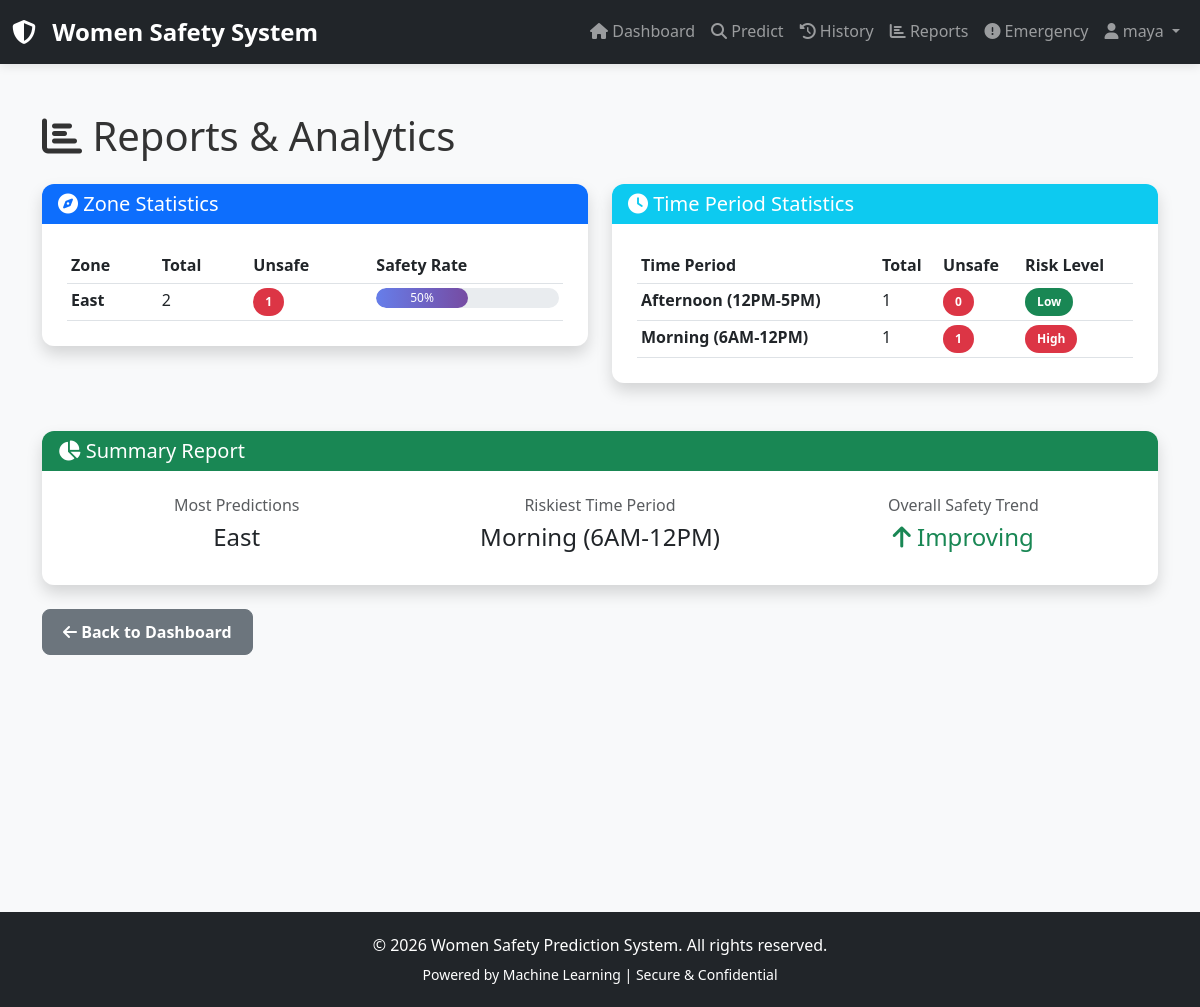
Screenshot of /reports (signed in) with the database file from the repository.
### tables this page shows
CREATE TABLE predictions (
            id INTEGER PRIMARY KEY AUTOINCREMENT,
            user_id INTEGER NOT NULL,
            area TEXT NOT NULL,
            zone TEXT NOT NULL,
            time_period TEXT NOT NULL,
            people_frequency TEXT NOT NULL,
            police_nearby TEXT NOT NULL,
            bar_nearby TEXT NOT NULL,
            tier TEXT NOT NULL,
            residence_level TEXT NOT NULL,
            prediction_result TEXT NOT NULL,
            risk_score FLOAT,
            timestamp TIMESTAMP DEFAULT CURRENT_TIMESTAMP,
            FOREIGN KEY (user_id) REFERENCES users(id)
        );

### app.py (the view)
@app.route('/reports')
@login_required
def reports():
    conn = get_db_connection()
    cursor = conn.cursor()
    cursor.execute('''
        SELECT zone, COUNT(*) as count,
               SUM(CASE WHEN prediction_result = 'Unsafe' THEN 1 ELSE 0 END) as unsafe_count
        FROM predictions
        WHERE user_id = ?
        GROUP BY zone
    ''', (session['user_id'],))
    zone_stats = cursor.fetchall()
    cursor.execute('''
        SELECT time_period, COUNT(*) as count,
               SUM(CASE WHEN prediction_result = 'Unsafe' THEN 1 ELSE 0 END) as unsafe_count
        FROM predictions
        WHERE user_id = ?
        GROUP BY time_period
    ''', (session['user_id'],))
    time_stats = cursor.fetchall()
    conn.close()
    return render_template('reports.html', zone_stats=zone_stats, time_stats=time_stats)

### app.py (called while the page is built)
def get_db_connection():
    conn = sqlite3.connect(app.config['DATABASE'])
    conn.row_factory = sqlite3.Row
    return conn

def login_required(f):
    @wraps(f)
    def decorated_function(*args, **kwargs):
        if 'user_id' not in session:
            flash('Please login first!', 'warning')
            return redirect(url_for('login'))
        return f(*args, **kwargs)
    return decorated_function

### templates/reports.html (shortened to what this page needs)
{% extends "base.html" %}
{% block content %}
<div class="container py-5">
    <h1 class="mb-4"><i class="fas fa-chart-bar"></i> Reports & Analytics</h1>
    <div class="row">
        <div class="col-lg-6 mb-4">
            <div class="card shadow">
                <div class="card-header bg-primary text-white">
                    <h5 class="mb-0"><i class="fas fa-compass"></i> Zone Statistics</h5>
                </div>
                <div class="card-body">
                    {% if zone_stats %}
                        <div class="table-responsive">
                            <table class="table table-sm">
                                <thead>
                                    <tr>
                                        <th>Zone</th>
                                        <th>Total</th>
                                        <th>Unsafe</th>
                                        <th>Safety Rate</th>
                                    </tr>
                                </thead>
                                <tbody>
                                    {% for stat in zone_stats %}
                                        <tr>
                                            <td><strong>{{ stat['zone'] }}</strong></td>
                                            <td>{{ stat['count'] }}</td>
                                            <td><span class="badge bg-danger">{{ stat['unsafe_count'] or 0 }}</span></td>
                                            <td>
                                                {% set safe_rate = ((stat['count'] - (stat['unsafe_count'] or 0)) / stat['count'] * 100) | int %}
                                                <div class="progress" style="height: 20px;">
                                                    <div class="progress-bar {% if safe_rate >= 80 %}bg-success{% elif safe_rate >= 50 %}bg-warning{% else %}bg-danger{% endif %}"
                                                         style="width: {{ safe_rate }}%;">
                                                        {{ safe_rate }}%
                                                    </div>
                                                </div>
                                            </td>
                                        </tr>
                                    {% endfor %}
                                </tbody>
                            </table>
                        </div>
                    {% else %}
                        <p class="text-muted">No zone statistics available yet.</p>
                    {% endif %}
                </div>
            </div>
        </div>
        <div class="col-lg-6 mb-4">
            <div class="card shadow">
                <div class="card-header bg-info text-white">
                    <h5 class="mb-0"><i class="fas fa-clock"></i> Time Period Statistics</h5>
                </div>
                <div class="card-body">
                    {% if time_stats %}
                        <div class="table-responsive">
                            <table class="table table-sm">
                                <thead>
                                    <tr>
                                        <th>Time Period</th>
                                        <th>Total</th>
                                        <th>Unsafe</th>
                                        <th>Risk Level</th>
                                    </tr>
                                </thead>
                                <tbody>
                                    {% for stat in time_stats %}
                                        <tr>
                                            <td><strong>{{ stat['time_period'] }}</strong></td>
                                            <td>{{ stat['count'] }}</td>
                                            <td><span class="badge bg-danger">{{ stat['unsafe_count'] or 0 }}</span></td>
                                            <td>
                                                {% set risk_percentage = (stat['unsafe_count'] or 0) / stat['count'] * 100 %}
                                                {% if risk_percentage >= 50 %}
                                                    <span class="badge bg-danger">High</span>
                                                {% elif risk_percentage >= 25 %}
                                                    <span class="badge bg-warning">Medium</span>
                                                {% else %}
                                                    <span class="badge bg-success">Low</span>
                                                {% endif %}
                                            </td>
                                        </tr>
                                    {% endfor %}
                                </tbody>
                            </table>
                        </div>
                    {% else %}
                        <p class="text-muted">No time period statistics available yet.</p>
                    {% endif %}
                </div>
            </div>
        </div>
    </div>
    <div class="row mt-4">
        <div class="col-md-12">
            <div class="card shadow">
                <div class="card-header bg-success text-white">
                    <h5 class="mb-0"><i class="fas fa-chart-pie"></i> Summary Report</h5>
                </div>
                <div class="card-body">
                    <div class="row text-center">
                        <div class="col-md-4">
                            <h6 class="text-muted">Most Predictions</h6>
                            <h4>
                                {% if zone_stats %}
                                    {% set max_zone = zone_stats | max(attribute='count') %}
                                    {{ max_zone['zone'] }}
                                {% else %}
                                    N/A
                                {% endif %}
                            </h4>
                        </div>
                        <div class="col-md-4">
                            <h6 class="text-muted">Riskiest Time Period</h6>
                            <h4>
                                {% if time_stats %}
                                    {% set risky_time = time_stats | max(attribute='unsafe_count') %}
                                    {{ risky_time['time_period'] }}
                                {% else %}
                                    N/A
                                {% endif %}
                            </h4>
                        </div>
                        <div class="col-md-4">
                            <h6 class="text-muted">Overall Safety Trend</h6>
                            <h4 class="text-success"><i class="fas fa-arrow-up"></i> Improving</h4>
                        </div>
                    </div>
                </div>
            </div>
        </div>
    </div>
    <div class="mt-4">
        <a href="{{ url_for('dashboard') }}" class="btn btn-secondary">
            <i class="fas fa-arrow-left"></i> Back to Dashboard
        </a>
    </div>
</div>
{% endblock %}

### static/styles.css (style rules this page uses)
:root { --primary-color: #007bff; --secondary-color: #6c757d; --danger-color: #dc3545; --success-color: #28a745; --warning-color: #ffc107; --info-color: #17a2b8; }
* { margin: 0; padding: 0; box-sizing: border-box; }
body { font-family: 'Segoe UI', Tahoma, Geneva, Verdana, sans-serif; background-color: #f8f9fa; color: #333; line-height: 1.6; }
.card { border: none; border-radius: 12px; transition: all 0.3s ease; }
.card-header { border-radius: 12px 12px 0 0 !important; border: none; }
.card-body { padding: 25px; }
.table { margin-bottom: 0; }
.table thead { background-color: #f8f9fa; }
.table tbody tr { transition: background-color 0.3s ease; }
.badge { padding: 8px 12px; border-radius: 20px; font-weight: 600; font-size: 12px; }
.btn { border-radius: 8px; font-weight: 600; padding: 10px 20px; transition: all 0.3s ease; }
.progress { border-radius: 10px; height: 10px; }
.progress-bar { background: linear-gradient(90deg, #667eea 0%, #764ba2 100%); border-radius: 10px; }
.text-center { text-align: center; }
.text-muted { color: #6c757d; }
.mb-4 { margin-bottom: 1.5rem; }
.mt-4 { margin-top: 1.5rem; }
.py-5 { padding-top: 3rem; padding-bottom: 3rem; }
* { transition: all 0.3s ease; }

### rows the page displays
predictions: time_period "Afternoon (12PM-5PM)", count "1", stat "0", shows "Low"
predictions: time_period "Morning (6AM-12PM)", count "1", stat "1", shows "High"

### other values shown
{{ session.get('username', 'User') }} "maya"
{{ stat['zone'] }} "East"
{{ stat['count'] }} "2"
{{ stat['unsafe_count'] or 0 }} "1"
{{ safe_rate }} "50"
{{ max_zone['zone'] }} "East"
